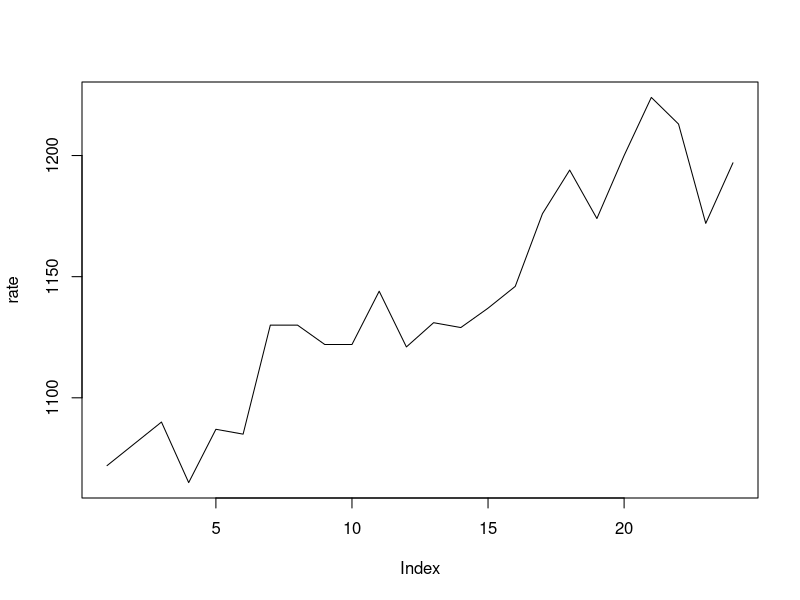
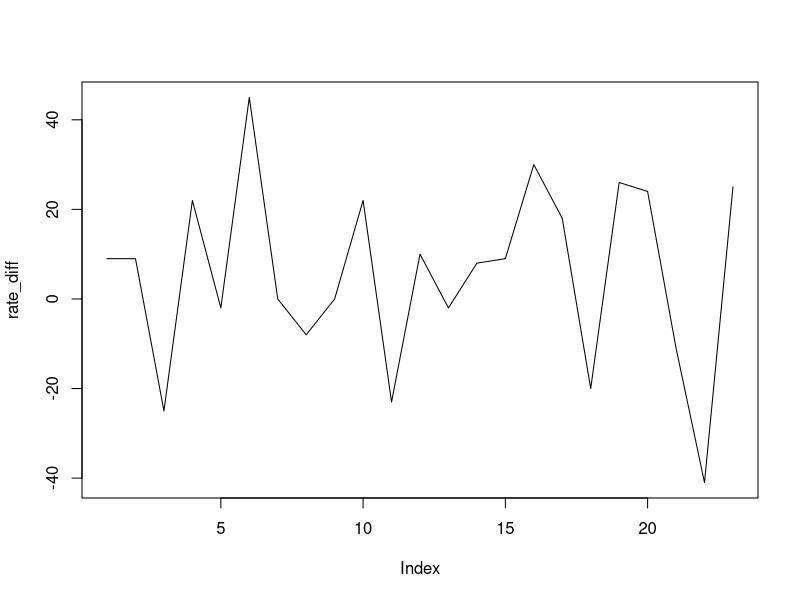
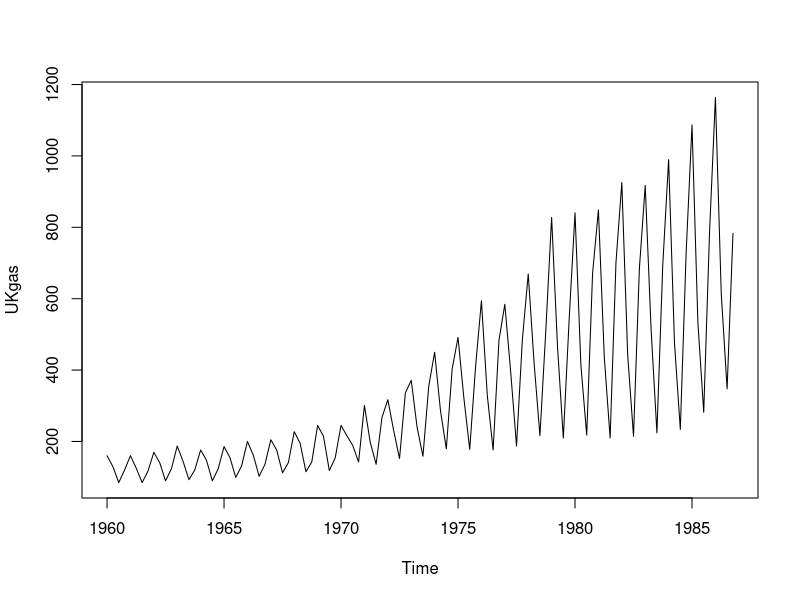
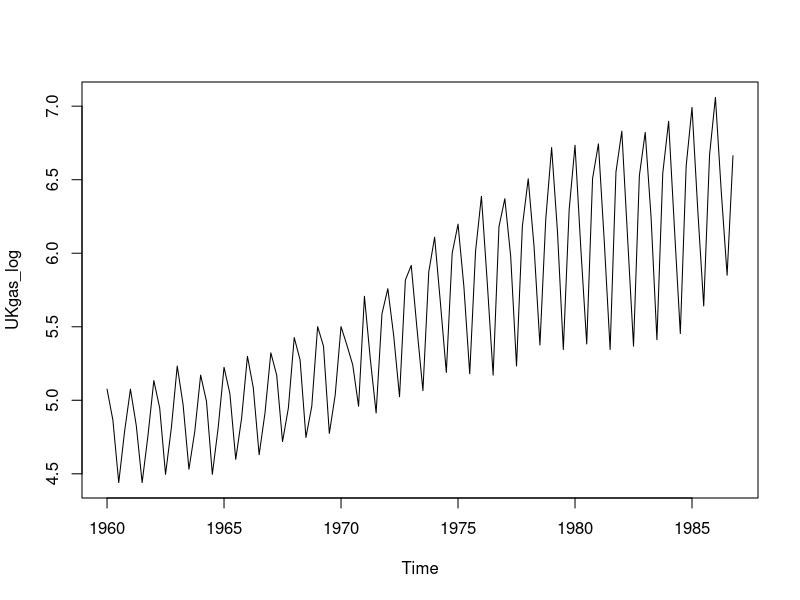
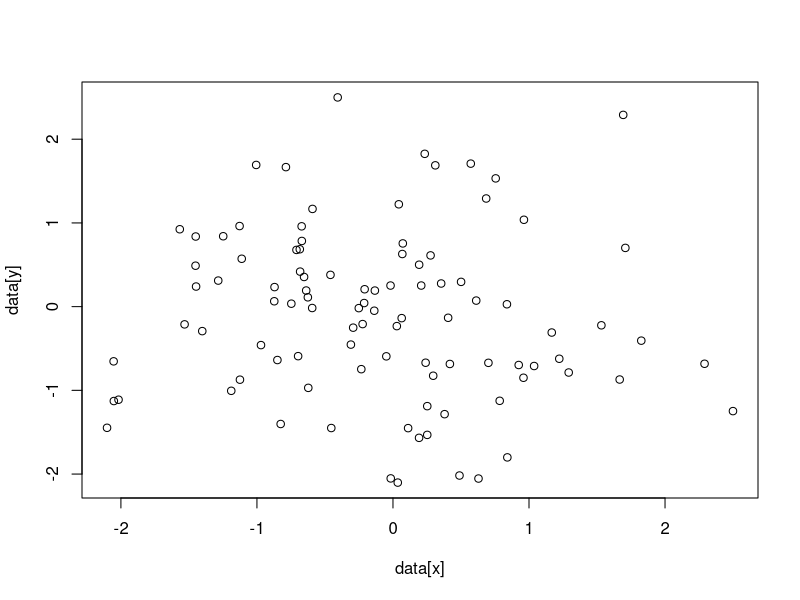

Write the R code that produced these figures, in order.
# 시계열 자료의 정상성 조건
# 1. 일정한 평균

# 2018년 1월부터 2019년 12월까지 매월 초의 환율 데이터
rate <- c(
  1072, 1081, 1090, 1065, 1087,
  1085, 1130, 1130, 1122, 1122,
  1144, 1121, 1131, 1129, 1137,
  1146, 1176, 1194, 1174, 1200,
  1224, 1213, 1172, 1197
)
plot(rate, type = "l")
# 평균이 일정하지 않다. 즉 정상성에 위배된다.
# 따라서 1회 차분을 실시한다.

rate_diff <- diff(rate, lag = 1)
plot(rate_diff, type = "l")
# 1회 차분 결과 평균이 일정해지는 것을 확인할 수 있다.

# 2. 일정한 분산
# R 내장 시계열 데이터인 UKgas 활용
plot(UKgas)
# 시간의 흐름에 따라 분산이 일정하지 않다고 판단되어 정상성을 위배
# 따라서 자연 log를 취하여 변환을 실시한다.

UKgas_log <- log(UKgas)
plot(UKgas_log)
# 변환을 실시함으로써 분산이 일정해지는 것을 확인할 수 있다.

# 3. 시차에만 의존하는 공분산
# 임의의 시계열 데이터 생성
data <- rnorm(100)
# 시차를 3으로 설정
diff <- 3
x <- 1 : (100 - diff)
y <- x + diff
# 시차를 3으로 갖는 시계열 자료의 산점도
plot(data[x], data[y])
# 특정 시점이 아닌 시차에 영향을 받는 공분산 값
cov(data[x], data[y])